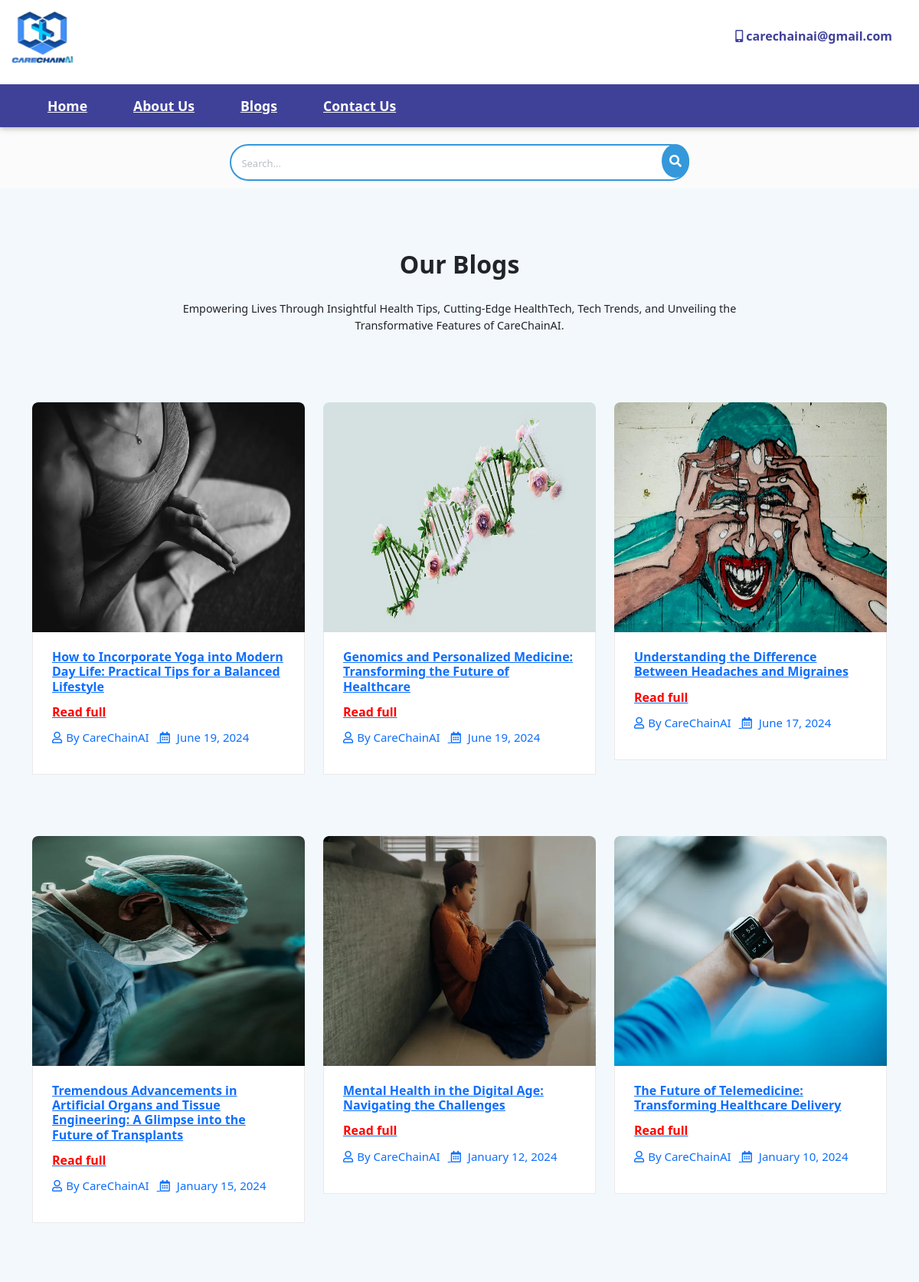
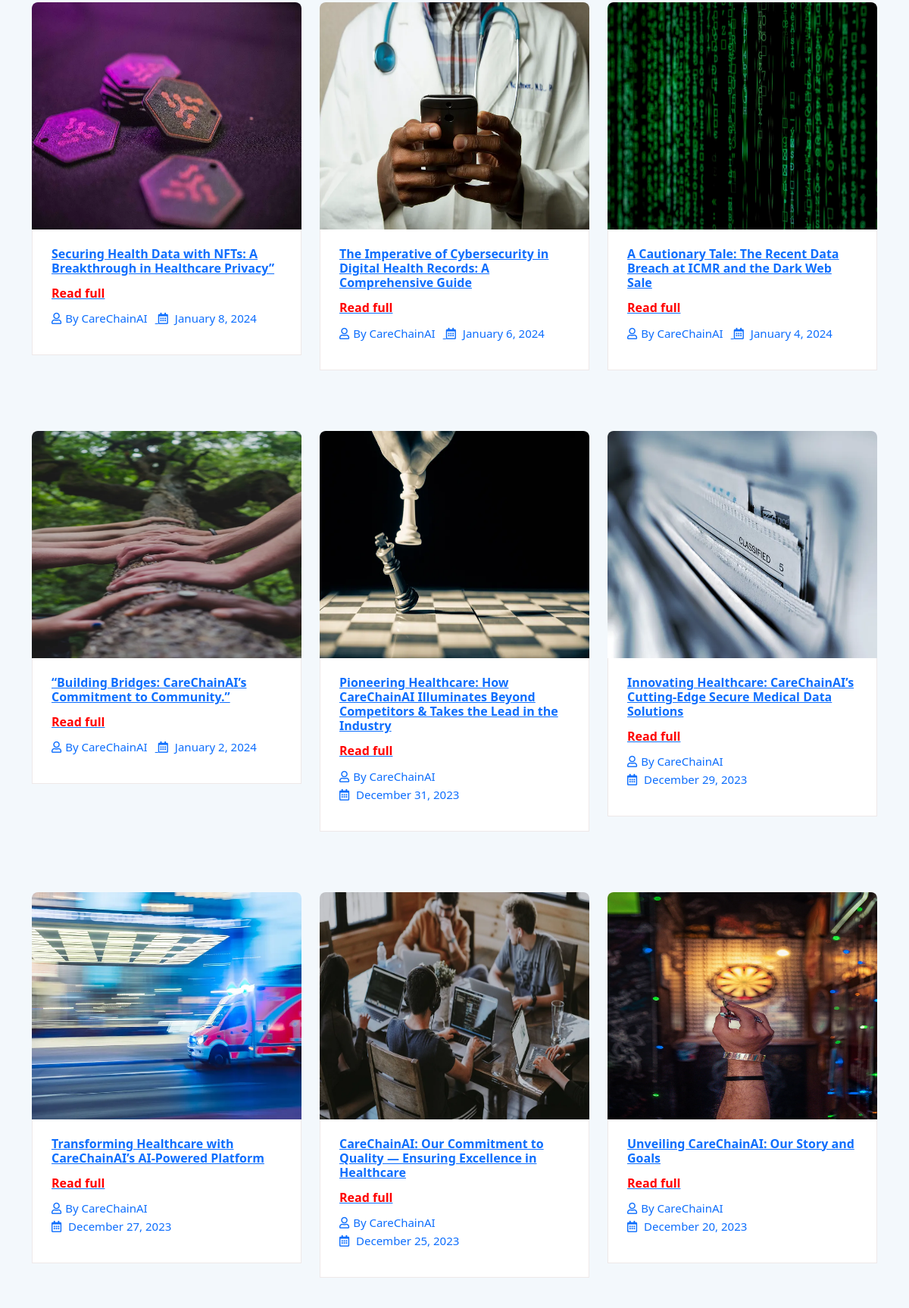
Screenshot of /blog/ (upper part) with the database file from the repository (2 pictures, top to bottom).
### blogs/models.py (models this page shows, shortened)
class BlogPost(models.Model):
    title = models.CharField(max_length=255)
    content = RichTextField()
    author = models.ForeignKey(User, on_delete=models.CASCADE)
    created_at = models.DateTimeField(auto_now_add=True)
    updated_at = models.DateTimeField(auto_now=True)
    image = models.ImageField(upload_to='media/images/')
    date = models.DateTimeField(null=False)

### blogs/views.py (the view)
# urls.py: path('blog/', blog_list, name='blog_list'),
def blog_list(request):
    posts = BlogPost.objects.all().order_by('-date')
    return render(request, 'blog.html', {'posts': posts})

### templates/blog.html (shortened to what this page needs)
<!doctype html>
<html lang="en">
<head></head>
{% extends 'basic.html' %} {% load static %} {% block body %}
<div class="page-nav no-margin row">
</div>
<section class="search-bar" style="text-align: center;">
    <div class="container">
        <div class="row">
            <div class="col-md-12">
                <form action="{% url 'search_view' %}" method="GET" style="max-width: 600px; width: 100%; margin: 0 auto; position: relative;">
                    <input type="text" name="q" placeholder=" Search... " style="width: 100%; box-sizing: border-box; border: 2px solid #3498db; border-radius: 25px; padding: 10px; margin-bottom: 10px; ">
                    <button type="submit " style="background-color: #3498db; color: white; border: none; border-radius: 50%; padding: 10px; position: absolute; right: 0; top: 0; ">
                        <i class="fas fa-search "></i>
                    </button>
                </form>
            </div>
        </div>
    </div>
</section>
<section class="bg-06 ">
    <div class="container ">
        <div class="row section-title ">
            <h2>Our Blogs</h2>
            <p><br>Empowering Lives Through Insightful Health Tips, Cutting-Edge HealthTech, Tech Trends, and Unveiling the Transformative Features of CareChainAI.</p>
        </div>
        <div class="row ">
            {% for b in posts %}
            <div class="col-lg-4 col-md-4 col-sm-6 col-12 ">
                <a href="/blog/{{b.title}} ">
                    <article class="blog-sub ">
                        <div class="blog-content ">
                            <img src="{{ b.image.url }} ">
                        </div>
                        <div class="blog-content-section ">
                            <div class="blo-content-title ">
                                <h4>{{ b.title|safe }}</h4>
                                <h4 style="color: red; ">Read full </h4>
                            </div>
                            <div class="blog-admin ">
                                <ol>
                                    <li><i class="far fa-user "></i>By CareChainAI</li>
                                    <li><i class="far fa-calendar-alt "></i> {{ b.date|date:"F j, Y " }}</li>
                                </ol>
                            </div>
                        </div>
                    </article>
                </a>
            </div>
            {% if forloop.counter|divisibleby:3 %}
        </div>
        <div class="row ">
            {% endif %} {% endfor %}
        </div>
    </div>
</section>
{% endblock %}

### templates/basic.html (shortened to what this page needs)
<!doctype html>
<html lang="en">
{% load static %}
<head>
    <link rel="stylesheet" href="{% static '../static/css/bootstrap.min.css'%}">
    <link rel="stylesheet" href="{% static 'https://cdn.jsdelivr.net/npm/bootstrap-icons@1.7.2/font/bootstrap-icons.css'%}">
    <link rel="stylesheet" href="{% static '../static/css/all.min.css' %}">
    <link rel="stylesheet" type="text/css" href="{% static '../static/css/style.css' %} " />
</head>
<body> {% load static %}
    <header class="header-container">
        <div class="top-row row">
            <div class="container">
                <div class="row">
                    <div class="col-md-3 logocol">
                        <img src="{% static '../static/images/image-1@2x.png' %}" alt="" style="width: 80px;">
                    </div>
                    <div class="col-md-9 d-none d-md-block infocol">
                        <ul>
                            <li><i class="fas fa-mobile-alt"></i> carechainai@gmail.com</li>
                        </ul>
                    </div>
                </div>
            </div>
        </div>
        <div id="navbarNavDropdown" class="nav-row d-none d-md-flex row">
            <div class="container">
                <ul>
                    <li><a href="{% url 'home' %}">Home</a></li>
                    <li><a href="/about/">About Us</a></li>
                    <li><a href="/blog/">Blogs</a></li>
                    <li><a href="/contact/">Contact Us</a></li>
                </ul>
            </div>
        </div>
    </header>
    {% block body %} {% endblock %}
</body>
{% block js %}
<link href="https://cdn.jsdelivr.net/npm/bootstrap@5.3.0/dist/css/bootstrap.min.css" rel="stylesheet">
{% endblock %}
</html>

### static/css/style.css (style rules this page uses)
* { margin: 0px; padding: 0px; list-style: none; }
img { max-width: 100%; top: 100px; }
a { text-decoration: none; outline: none; color: #444; }
ul { margin-bottom: 0; padding-left: 0; }
a:hover, a:focus, input, textarea { text-decoration: none; outline: none; }
html, body { height: 100%; }
p { margin-bottom: 0px; width: 100%; }
.no-margin { margin: 0px; }
::placeholder { color: #747f8a !important; font-size: 13px; opacity: 0.5 !important; }
h1, h2, h3, h4, h5, h6 { color: #545454; }
body { background-color: #f1f1f145 !important; -webkit-font-smoothing: antialiased; -moz-osx-font-smoothing: grayscale; text-rendering: optimizeLegibility; color: #6A6A6A; overflow-x: hidden; }
.section-title { padding: 30px; margin: 0px; margin-bottom: 20px; }
.section-title h2 { width: 100%; text-align: center; font-weight: 600; margin-bottom: 0px; }
.section-title p { max-width: 850px; text-align: center; float: none; margin: auto; font-size: 0.9rem; margin-top: 6px; }
.page-nav { background-size: 100%; padding: 68px; padding-top: 120px; text-align: center; }
.container { max-width: 1170px; }
.header-container { background-color: #FFF; box-shadow: 0 2px 5px 0 rgba(0, 0, 0, 0.16), 0 2px 10px 0 rgba(0, 0, 0, 0.12); position: absolute; width: 100%; }
.header-container .top-row { padding: 15px; }
.header-container .logocol img { max-width: 230px; }
.header-container .infocol ul { float: right; }
.header-container .infocol ul li { float: left; padding: 20px; font-size: 1rem; font-weight: 600; color: #3f4199; }
.header-container .nav-row { background-color: #3f4199; }
.header-container .nav-row ul li { float: left; padding: 15px 30px; font-weight: 600; font-size: 1.1rem; }
.header-container .nav-row ul li a { color: #FFF; }
.bg-06 { padding: 3.125rem 0; position: relative; background: #f3f8fc; overflow: hidden; }
.bg-06 .blog-sub { position: relative; margin: 20px 0px; padding: 20px 0px; }
.bg-06 .blog-sub .blog-content { border-top-right-radius: 6px; border-top-left-radius: 6px; position: relative; display: block; overflow: hidden; }
.bg-06 .blog-sub .blog-content-section { padding: 20px 25px; background: #fff; border: solid 1px #eee8e8; border-top: 0; display: block; width: 100%; }
.bg-06 .blog-sub .blog-content-section .blo-content-title h4 { font-size: 1rem; font-weight: 600; padding: 3px 0px; }
.bg-06 .blog-sub .blog-content-section .blog-admin { margin: 5px 0px; }
.bg-06 .blog-sub .blog-content-section .blog-admin ol { padding-left: 0px; }
.bg-06 .blog-sub .blog-content-section .blog-admin ol li { display: inline-block; font-size: 15px; margin: 0 5px 0 0; margin-right: 10px; }
.bg-06 .blog-sub .blog-content-section .blog-admin ol li i { padding: 0 5px 0 0; }
.blog-content img { width: 500px; height: 300px; border-radius: 8px 8px 0 0; background-size: auto; }
.blog-content-section { padding: 20px; background-color: #F3F8FC; }
.blog-admin { margin: 20px 0; }
.blog-admin ol { padding-left: 0; }
.blog-admin ol li { display: inline-block; font-size: 15px; margin-right: 10px; margin-bottom: 0; }
.blog-admin ol li i { padding-right: 5px; }

### rows the page displays
BlogPost: image (picture), title "How to Incorporate Yoga into Modern Day Life: Practical Tips for a Balanced Lifestyle", date "June 19, 2024"
BlogPost: image (picture), title "Genomics and Personalized Medicine: Transforming the Future of Healthcare", date "June 19, 2024"
BlogPost: image (picture), title "Understanding the Difference Between Headaches and Migraines", date "June 17, 2024"
BlogPost: image (picture), title "Tremendous Advancements in Artificial Organs and Tissue Engineering: A Glimpse into the Future of Transplants", date "January 15, 2024"
BlogPost: image (picture), title "Mental Health in the Digital Age: Navigating the Challenges", date "January 12, 2024"
BlogPost: image (picture), title "The Future of Telemedicine: Transforming Healthcare Delivery", date "January 10, 2024"
BlogPost: image (picture), title "Securing Health Data with NFTs: A Breakthrough in Healthcare Privacy”", date "January 8, 2024"
BlogPost: image (picture), title "The Imperative of Cybersecurity in Digital Health Records: A Comprehensive Guide", date "January 6, 2024"
BlogPost: image (picture), title "A Cautionary Tale: The Recent Data Breach at ICMR and the Dark Web Sale", date "January 4, 2024"
BlogPost: image (picture), title "“Building Bridges: CareChainAI’s Commitment to Community.”", date "January 2, 2024"
BlogPost: image (picture), title "Pioneering Healthcare: How CareChainAI Illuminates Beyond Competitors & Takes the Lead in the Industry", date "December 31, 2023"
BlogPost: image (picture), title "Innovating Healthcare: CareChainAI’s Cutting-Edge Secure Medical Data Solutions", date "December 29, 2023"
BlogPost: image (picture), title "Transforming Healthcare with CareChainAI’s AI-Powered Platform", date "December 27, 2023"
BlogPost: image (picture), title "CareChainAI: Our Commitment to Quality — Ensuring Excellence in Healthcare", date "December 25, 2023"
BlogPost: image (picture), title "Unveiling CareChainAI: Our Story and Goals", date "December 20, 2023"
